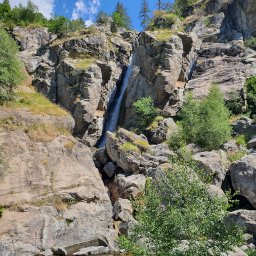
#> input picture ValidationSet/image103_manipulated.jpg, 256 x 256 px, found by its file name
$ jupyter execute ImSecu_MiniChallenge_ImageForgeryDetection_EXERCISE.ipynb   (shell and % lines are left out)   (older library calls are emulated)
#> lines starting #> are read from the running program, lines starting #| are printed output that depends on the picture; after the words box and inside, x2 and y2 are one past the last pixel; in counts of white or black regions, pixels touching at a corner belong together; long printed decimals are rounded
# **Mini challenge: Copy-move image forgery detection**

Course: ImSecu Fall 2021

Supervisors: Alexandre BERTHET, Dr. Chiara GALDI, Prof. Jean-Luc DUGELAY

---

**Student name:** Paolo D'Ambrosio

**Student email:** paolo.dambrosio@eurecom.fr

---

**Introduction**

This mini challenge is aimed at familiarise you  with image forgery detection techniques. You will also learn how to assess the accuracy of detection using some dedicated metrics. You will be provided with a set of images and asked to identify which images have been manipulated and to locate the forged areas. To do so, you need to complete a code for forgery detection and use it on the images.

Figure 1: example of copy-move image forgery.

**Objective**
The objective of the challenge is to develop and test a technique for *copy-move* detection based on Discrete Cosine Transform (DCT) analysis.

**Copy move:** a copy-move forgery is created by copying and pasting content *within the same image*. See an example in Figure 1 above.

**Protocol:** A python implementation of a copy-move detector is available in the following. The notebook is made of several parts that correspond to the steps of the detector described below. You have to fill in the notebook to create the detector. At the end of the notebook, there is a short script to evaluate the accuracy of the detector from the ground-truth and prediction mask that you will create.

After completing the code, the performance of your detector is evaluated in two ways:

*  **The validation**: to supervise your implementation and verify that your detector is reaching the desired performance. For this purpose, you will have 3 images (2 manipulated and 1 non-manipulated) with their ground-truth and prediction masks. Thanks to this dataset, you will be able to compare your prediction mask to the ground truth to evaluate your detector. In this phase, the prediction mask obtained with our implementation is also provided to you as a baseline to let you know what is the target performance to reach.

  **WARNING**: please notice that the accuracy of the detection might not reach 1 (maximum). This is normal as the detector can have false positive and false negative detections.

*   **The test**: to evaluate your final detector. This evaluation will be conducted blindly: you cannot verify the performance of your detector and you have to provide the prediction mask to us. We will then compare your prediction masks with the ground truths. For this purpose, you will have 5 images with no information (label, ground-truth) to pass through your detector. The 5 prediction masks will permit to evaluate the performance of your detector.

**What to submit:** the python notebook (.ipynb file) with your modifications, your name and email (see top of document); the prediction masks (JPEG file) named with the name of the input image followed by "_prediction_mask" (e.g. Image1_prediction_mask), for each image in the test set.

**How to submit:** upload a zip file on Moodle.

Figure2: Flowchart of the DCT-based copy-move detection method.

**Copy-move forgery detection using DCT**

*   Scan the image from the upper left corner to the lower right corner while sliding a *BxB* block.
*   Calculate the DCT for each block.
*   Quantize the DCT coefficients of each block and store them as a row in matrix *A*.
  *   The quatization is calculated with a user-specified parameter *Q*.
  *   Too low values of Q may produce more matching blocks, possibly some false matches.
*   Lexicographically sort the rows of *A*.
*   If two consecutive rows (i.e. blocks) in the the sorted vector *A* are found to be similar, store the position of the matching blocks in a separate list.
*   Let (i_1,i_2) and (j_1,j_2) be the positions o the two matching blocks
*   The shift vector *S* between the two matching blocks is calculated as s = (s_1, s_2) = (i_1 - j_1, i_2 - j_2).
*   The shift vector -S and S correspond to the same shift, thus shift vectors S are normalized --  *abs(S)* -- so that S >= 0.
*   For each matching pair of blocks, increment the corresponding normalized shift vector counter *C* by one: C(s_1, s_2) = C(s_1, s_2) + 1.
  *   The shift vector counter *C* is initialized to zero.
  *   The counter *C* indicates the frequencies with which normalized shift vectors occur.
*   Find all normalized shift vectors S, whose occurrence exceed a user-specified threshold *T: C(S(r)) > T* for all *r = 1, 2, ..., K*.
  *   Too large values of *T* may cause the algorithm to miss some not-so-closely matching blocks, while too small values of *T* may introduce too many false matches.
*   Look at the mutual positions of each matching block pair and output a specific block pair only if there are other matching pairs in the same mutual positions.
*   For all normalized shift vectors, the matching blocks that contributed to that specific shift vector are colored in white while the rest of the image is colored in black in order to create the predicted detection mask. The white areas identify the segment that might have been copied and moved.

A flowchart of the DCT forgery detection method is given in Figure 2 above.

**Q**: quantization value

**A**: DCT coefficient matrix

**S**: shift vector

**C**: shift vector counter

**T**: shift vector counter threshold

[cell 1]
import cv2
import numpy as np
import matplotlib.pyplot as plt


## INITIALIZATION ##
Q = 16 # quantization value
similarity_threshold = 5 # Euclidean distance block similarity threshhold
distance_threshold = 20 # Euclidean distance between pixels threshold
T = 20 # shift vector counter limit
block_counter = 0
block_size = 8 # DCT block size
resize_dim = (256, 256)

############# EDIT HERE #############
## read the input image
image = cv2.imread("/content/ImSecu/ValidationSet/image103_manipulated.jpg")
#> image is the input picture: shape (256, 256, 3); mean B, G, R 105.7, 120.5, 119.6
############# EDIT END #############

# the image size is reduced, if needed, to reduce the computation time
width, height, channels = image.shape
#> width = 256; height = 256; channels = 3
if width > 256 | height > 256:
    image = cv2.resize(image, resize_dim, interpolation = cv2.INTER_AREA)
gray = cv2.cvtColor(image, cv2.COLOR_RGB2GRAY)
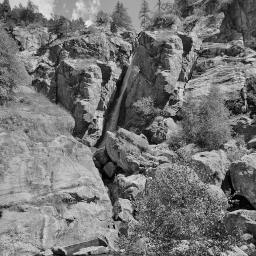
#> gray: shape (256, 256); min 2, max 233, mean 116
temp = []
arr = np.array(gray)
prediction_mask = np.zeros((arr.shape[0], arr.shape[1]))
column = arr.shape[1] - block_size
#> column = 248
row = arr.shape[0] - block_size
#> row = 248
A = np.empty((((column+1)*(row+1)), Q+2)) # DCT coefficient matrix

[cell 2]
## PLOT THE ORIGINAL AND GRAYSCALE VERSION OF THE INPUT IMAGE

fig, axs = plt.subplots(1, 2)
axs[0].set_title('color image')
axs[0].imshow(cv2.cvtColor(image, cv2.COLOR_BGR2RGB))

axs[1].set_title('grayscale image')
axs[1].imshow(gray, cmap='gray', vmin=0, vmax=255)

plt.show()
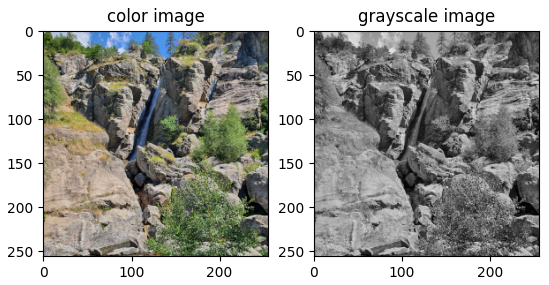
#> figure drawn by matplotlib, 2 panels

**Figure** 3: Zigzag scan illustration.

[cell 3]
## COMPUTE THE DCT BLOCKS AND STORE THEM IN A

print("DCT scanning starting...")

for i in range(0, row):
    for j in range(0, column):

        blocks = arr[i:i+block_size, j:j+block_size]
        imf = np.float32(blocks) / 255.0  # float conversion/scale
        ############# EDIT HERE #############
        ## compute image DCT using opencv
        img_DCT = cv2.dct(imf)
        ############# EDIT END #############
        blocks = np.uint8(np.float32(img_DCT) * 255.0 ) # convert back
        # zigzag DCT scan. See illustration in Figure 3 above.
        solution = [[] for k in range(block_size + block_size - 1)]
        for k in range(block_size):
            for l in range(block_size):
                sum = k + l
                if (sum % 2 == 0):
                    ############# EDIT HERE #############
                    ## add at beginning of the list
                    solution[sum].insert(0,blocks[k][l])
                    ############# EDIT END #############
                else:
                    ############# EDIT HERE #############
                    ## add at end of the list
                    solution[sum].append(blocks[k][l])
                    ############# EDIT END #############

        # only the 16 most significant coefficients are selected
        for item in range(0,(block_size*2-1)):
            temp += solution[item]

        temp = np.asarray(temp, dtype=np.float)
        temp = np.array(temp[:16])
        ############# EDIT HERE #############
        ## quatize the values
        temp = np.divide(temp, Q).astype(int)
        ############# EDIT END #############
        temp = np.append(temp, [i, j]) # the block coordinates are appended at the end

        # Store the DCT block in A
        np.copyto(A[block_counter], temp)

        block_counter += 1
        temp = []
#> after the loop, block_counter = 61504

print("DCT scanning over!")

[cell 4]
## LEXICOGRAPHICALLY SORT the rows of A

print("lexicographic sorting starting...")

A = A[~np.all(A == 0, axis=1)]
A = A[np.lexsort(np.rot90(A))]

print("lexicographic sorting over!")

[cell 5]
## LOOK FOR MATCHING BLOCKS

print("euclidean operations starting...")

sim_array = []
for i in range(0, block_counter):
    if i <= block_counter-10:
        for j in range(i+1, i+10):
            ############# EDIT HERE #############
            ## compute the similarity between two blocks (Euclidean distance of the two coefficient vectors)
            pixelsim = np.linalg.norm(A[i][:16]-A[j][:16])
            ## compute the Euclidean distance between the blocks' coordinates
            pointdis = np.linalg.norm(A[i][16:]-A[j][16:])
            ############# EDIT END #############
            if pixelsim <= similarity_threshold and pointdis >= distance_threshold:
                sim_array.append([A[i][16], A[i][17], A[j][16], A[j][17], A[i][16]-A[j][16], A[i][17]-A[j][17]])
    else:
        for j in range(i+1, block_counter):
            ############# EDIT HERE #############
            ## same as above
            ## compute the similarity between two blocks (Euclidean distance fo the two coefficient vectors)
            pixelsim = np.linalg.norm(A[i][:16]-A[j][:16])
            ## compute the Euclidean distance between the blocks' coordinates
            pointdis = np.linalg.norm(A[i][16:]-A[j][16:])
            ############# EDIT END #############
            if pixelsim <= similarity_threshold and pointdis >= distance_threshold:
                sim_array.append([A[i][16], A[i][17], A[j][16], A[j][17], A[i][16]-A[j][16], A[i][17]-A[j][17]])
#> after the loop, sim_array = 2451 items, first 6: [113, 85, 84, 166, 29, -81], [69, 148, 98, 67, -29, 81], [68, 148, 97, 67, -29, 81], [86, 156, 115, 75, -29, 81], [86, 157, 115, 76, -29, 81], [65, 184, 94, 103, -29, 81]

print("euclidean operations over!")

[cell 6]
## DELETE shift vectors that occur less than T times

print("elimination starting...")

sim_array = np.array(sim_array)
#> sim_array = 2451 rows, first 6: [113, 85, 84, 166, 29, -81], [69, 148, 98, 67, -29, 81], [68, 148, 97, 67, -29, 81], [86, 156, 115, 75, -29, 81], [86, 157, 115, 76, -29, 81], [65, 184, 94, 103, -29, 81]
delete_vec = []
C = 0 # shift vector counter
for i in range(0, sim_array.shape[0]):
    for j in range(1, sim_array.shape[0]):
        if sim_array[i][4] == sim_array[j][4] and sim_array[i][5] == sim_array[j][5]:
            C += 1
    if C < T:
        delete_vec.append(sim_array[i])
    C = 0
#> after the loop, delete_vec = 21 items, first 6: [120, 197, 20, 140, 100, 57], [94, 146, 180, 65, -86, 81], [177, 12, 21, 133, 156, -121], [166, 172, 121, 60, 45, 112], [21, 68, 187, 239, -166, -171], [1, 83, 164, 84, -163, -1]

delete_vec = np.array(delete_vec)
#> delete_vec = 21 rows, first 6: [120, 197, 20, 140, 100, 57], [94, 146, 180, 65, -86, 81], [177, 12, 21, 133, 156, -121], [166, 172, 121, 60, 45, 112], [21, 68, 187, 239, -166, -171], [1, 83, 164, 84, -163, -1]
delete_vec = delete_vec[~np.all(delete_vec == 0, axis=1)]
delete_vec = delete_vec[np.lexsort(np.rot90(delete_vec))]
#> delete_vec = 21 rows, first 6: [1, 83, 164, 84, -163, -1], [21, 68, 187, 239, -166, -171], [22, 77, 241, 130, -219, -53], [25, 227, 54, 58, -29, 169], [74, 144, 172, 199, -98, -55], [77, 126, 49, 144, 28, -18]

for item in delete_vec:
    indexes = np.where(sim_array == item)
    unique, counts = np.unique(indexes[0], return_counts=True)
    for i in range(0, unique.shape[0]):
        if counts[i] == 6:
            sim_array = np.delete(sim_array,unique[i],axis=0)
#> this loop made 21 passes
#> (item, indexes) on passes 1, 4, 5, 6, 7, 8, 9, 15: ([1, 83, 164, 84, -163, -1], 71 positions, rows 47 to 2444, columns 0 to 5), ([25, 227, 54, 58, -29, 169], 2149 positions, rows 1 to 2446, columns 0 to 5), ([74, 144, 172, 199, -98, -55], 59 positions, rows 40 to 2400, columns 0 to 5), ([77, 126, 49, 144, 28, -18], 45 positions, rows 51 to 2398, columns 0 to 5), ([77, 126, 78, 63, -1, 63], 104 positions, rows 51 to 2397, columns 0 to 5), ([78, 153, 106, 72, -28, 81], 2239 positions, rows 1 to 2442, columns 0 to 5), ([94, 146, 180, 65, -86, 81], 2194 positions, rows 1 to 2441, columns 0 to 5), ([149, 76, 166, 104, -17, -28], 45 positions, rows 59 to 2420, columns 0 to 5)
#> (item, indexes, unique, counts) on passes 2, 3, 10, 11: ([21, 68, 187, 239, -166, -171], 10 positions, rows 168 to 2159, columns 0 to 5, [168, 846, 1387, 1664, 2159], [1, 6, 1, 1, 1]), ([22, 77, 241, 130, -219, -53], 14 positions, rows 640 to 2277, columns 0 to 5, [640, 829, 844, 1246, 1349, 1840, 2112, 2163, 2277], [1, 1, 1, 1, 6, 1, 1, 1, 1]), ([108, 44, 23, 230, 85, -186], 9 positions, rows 429 to 2359, columns 0 to 5, [429, 928, 1263, 2359], [1, 1, 6, 1]), ([109, 212, 148, 6, -39, 206], 9 positions, rows 613 to 1770, columns 0 to 5, [613, 1222, 1645, 1770], [1, 1, 6, 1])
#> after the loop, sim_array = 2430 rows, first 6: [113, 85, 84, 166, 29, -81], [69, 148, 98, 67, -29, 81], [68, 148, 97, 67, -29, 81], [86, 156, 115, 75, -29, 81], [86, 157, 115, 76, -29, 81], [65, 184, 94, 103, -29, 81]

print("elimination over!")

[cell 7]
## CREATE PREDICTION MASK

print("painting mask starting...")

for i in range(0, sim_array.shape[0]):
    index1 = int(sim_array[i][0])
    index2 = int(sim_array[i][1])
    index3 = int(sim_array[i][2])
    index4 = int(sim_array[i][3])
    for j in range(0, block_size - 1):
        for k in range(0, block_size - 1):
            ############# EDIT HERE #############
            ## paint the matching blocks in white
            prediction_mask[index1+j][index2+k]=255
            prediction_mask[index3+j][index4+k]=255
#> this loop made 2430 passes
#> (index1, index2, index3, index4) on passes 1 to 3: (113, 85, 84, 166), (69, 148, 98, 67), (68, 148, 97, 67)
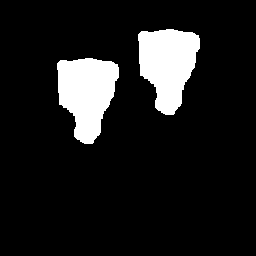
#> prediction_mask: shape (256, 256) float64; 11.1% white; 2 white regions, box (x1, y1, x2, y2) and area: (138, 29, 200, 115) 3653, (57, 58, 119, 144) 3653
            ############# EDIT END #############

print("painting mask over!")

fig, axs = plt.subplots(1, 2)
axs[0].set_title('Input image')
axs[0].imshow(gray, cmap='gray', vmin=0, vmax=255)

axs[1].set_title('prediction mask')
axs[1].imshow(prediction_mask, cmap='gray', vmin=0, vmax=255)

plt.show()
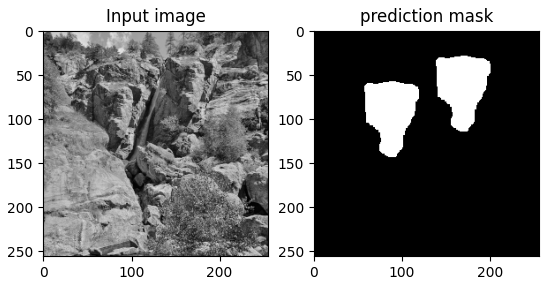
#> figure drawn by matplotlib, 2 panels

[cell 8]
## If you have the ground-truth mask, you can test the detection accuracy with the code below

############# EDIT HERE #############
## read the ground-truth mask image
mask = cv2.imread("/content/ImSecu/ValidationSet/image103_ground_truth_mask.jpg")
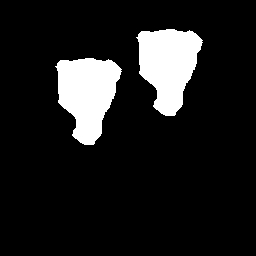
#> input picture ValidationSet/image103_ground_truth_mask.jpg, 256 x 256 px, found by its file name
#> mask is the input picture: shape (256, 256, 3); min 0, max 255, mean 29.7
############# EDIT END #############

width, height, channels = mask.shape
if width > 256 | height > 256:
    mask = cv2.resize(mask, resize_dim, interpolation = cv2.INTER_AREA)
mask_gray = cv2.cvtColor(mask, cv2.COLOR_RGB2GRAY)
arr = np.array(gray)
mask = np.array(mask_gray)

fig, axs = plt.subplots(1, 2)
axs[0].set_title('ground-truth mask')
axs[0].imshow(mask, cmap='gray', vmin=0, vmax=255)

axs[1].set_title('prediction mask')
axs[1].imshow(prediction_mask, cmap='gray', vmin=0, vmax=255)

plt.show()

print("accuracy calculating...")

TP = 0
FP = 0
TN = 0
FN = 0

for i in range(0, prediction_mask.shape[0]):
    for j in range(0, prediction_mask.shape[1]):
        if prediction_mask[i][j] == mask[i][j]:
            if prediction_mask[i][j] == 255:
                TP += 1
            else:
                TN += 1
        else:
            if prediction_mask[i][j] == 255:
                FP += 1
            else:
                FN += 1
#> after the loop, FN = 407; FP = 81; TN = 57823; TP = 7225

if TP == 0 and FN == 0:
    accuracy = TN/(TN+FP)
else:
    recall = TP/(TP+FN)
#> recall = 0.947
    if TP != 0:
      precision = TP/(TP+FP)
#> precision = 0.989
      accuracy = 2*precision*recall/(precision+recall)
#> accuracy = 0.967
    else:
      accuracy = recall

print('Accuracy:', accuracy)
#| Accuracy: 0.9673

print("accuracy calculated!")
